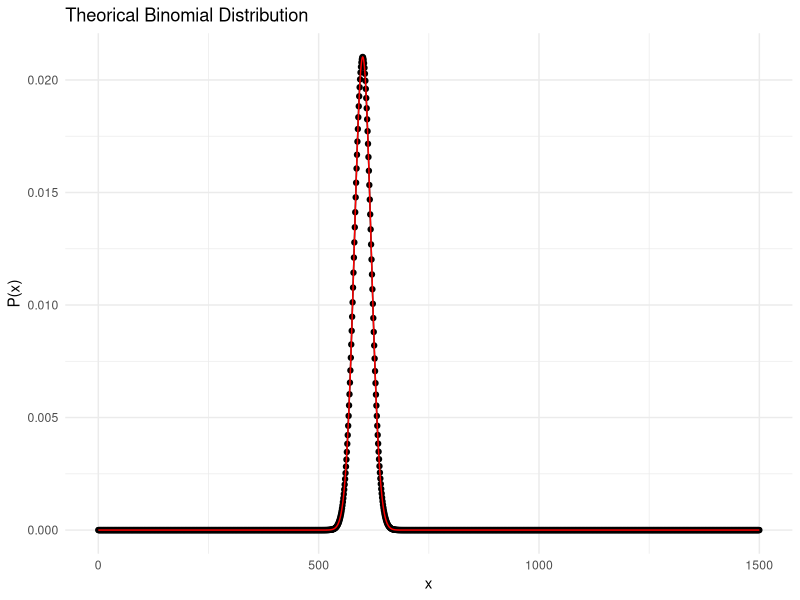

Source code (R):
library(tidyverse)

n <- 1500
pr <- 0.4
theorical_binom_df <- tibble(
    x = 0:n,
    p = dbinom(0:n, size = n, prob = pr),
    n = dnorm(0:n, mean = n*pr, sd = sqrt(n*pr*(1-pr)))
)

ggplot(theorical_binom_df, aes(x = x, y = p)) +
    geom_point() +
    geom_line() +
    geom_line(aes(y = n), color = "red") +
    labs(title = "Theorical Binomial Distribution", x = "x", y = "P(x)") +
    theme_minimal()

n <- 15
pr <- 0.4
surveys <- tibble(
  subject = 1:n,
    result = rbinom(n, 1, pr)
)

prop.test(
    sum(surveys$result),
    n = nrow(surveys),
    p = pr,
    alternative = "two.sided"
)


n <- 15
pr <- 0.4
surveys_1 <- tibble(
  subject = 1:n,
    result = rbinom(n, 1, pr)
)


n <- 20
pr <- 0.7
surveys_2 <- tibble(
  subject = 1:n,
    result = rbinom(n, 1, pr)
)

n1 <- nrow(surveys_1)
p1_est <- mean(surveys_1$result)
sigma_p1 <- sqrt(p1_est*(1-p1_est)/n1)

n2 <- nrow(surveys_2)
p2_est <- mean(surveys_2$result)
sigma_p2 <- sqrt(p2_est*(1-p2_est)/n2)

p_diff <- p1_est - p2_est
sigma_ps <- sqrt(sigma_p1^2 + sigma_p2^2)

alpha <- 0.05
ci_lower <- p_diff - qnorm(1-alpha/2)*sigma_ps
ci_upper <- p_diff + qnorm(1-alpha/2)*sigma_ps

print(paste("CI: (", ci_lower, ", ", ci_upper, ")"))
